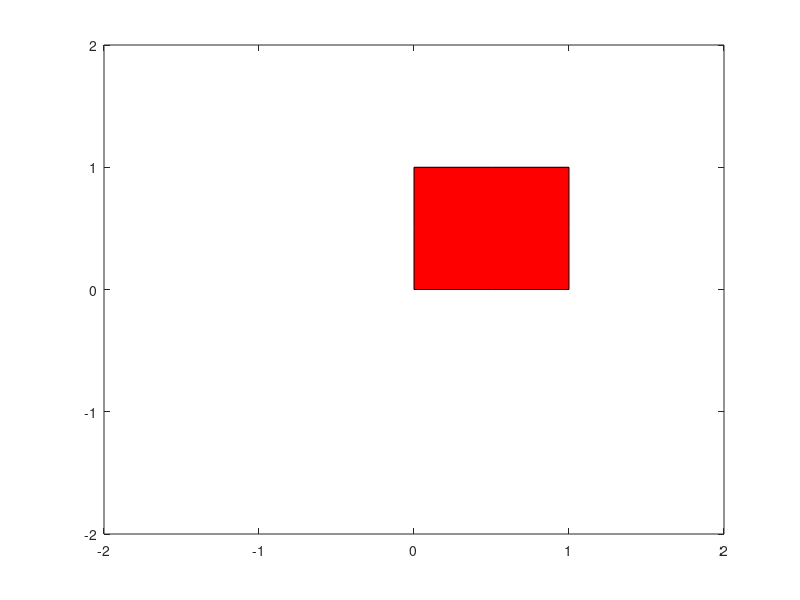

Source code (MATLAB): (Note: this script raises an error after producing the figure.)
% This script will morph a square into an octagon. 
%(add more points to make it look more like a circle).



p1=[0;0]; p2=[0.5;0]; p3=[1;0]; p4=[1;0.5]; p5=[1;1]; p6=[0.5;1]; p7=[0;1]; p8=[0;0.5];p9=[0;0];

B = [p1,p2,p3,p4,p5,p6,p7,p8,p9];  %B is the "before" view, i.e., a square
fill(B(1,:),B(2,:),'r')
axis([-2 2 -2 2])
hold on

%now define the "after", a circle-ish shape
a1=[-1/sqrt(2);-1/sqrt(2)]; a2=[0;-1]; a3=[1/sqrt(2);-1/sqrt(2)]; a4=[1;0]; a5=[1/sqrt(2);1/sqrt(2)]; a6=[0;1]; a7=[-1/sqrt(2);1/sqrt(2)]; 
a8=[-1;0];a9=[-1/sqrt(2);-1/sqrt(2)];

A=[a1,a2,a3,a4,a5,a6,a7,a8,a9];

color = str2mat('y','m','c','r','g','b','k');

for k=0:1/6:1

	C = (1-k)*B + k*A;

	fill(C(1,:),C(2,:),color(k*6+1))

	pause(0.2);

end

hold off